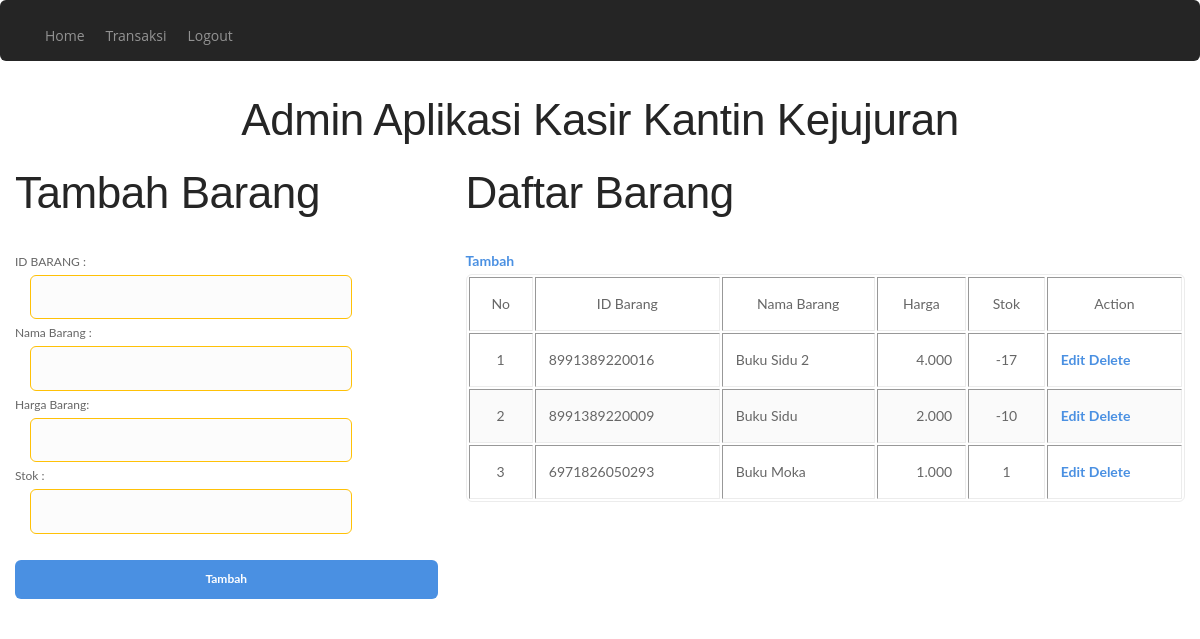
/admin/index.php (signed in), run on the app's committed database.
### tables this page shows
CREATE TABLE `tb_barang` (
  `id_barang` varchar(50) NOT NULL,
  `nama_barang` varchar(50) NOT NULL,
  `harga_barang` int NOT NULL,
  `stok_barang` int NOT NULL,
  `created_at` timestamp NOT NULL DEFAULT CURRENT_TIMESTAMP,
  PRIMARY KEY (`id_barang`)
);

### admin/functions.php (called while the page is built, shortened)
<?php
function rp($angka)
{
    $hasil_rupiah = number_format($angka, 0, ',', '.');
    return $hasil_rupiah;
}

### admin/controllers/view.php (the view, shortened to what this page needs)
<!DOCTYPE html>
<html lang="en">
<head>
</head>
<body>
    <h1>Daftar Barang</h1>
    <table border="1" class="border--round table--alternate-row">
        <thead>
            <tr>
                <td align="center">No</td>
                <td align="center">ID Barang</td>
                <td align="center">Nama Barang</td>
                <td align="center">Harga </td>
                <td align="center">Stok </td>
                <td align="center">Action</td>
            </tr>
        </thead>
        <tbody>
            <a href="index.php?page=add">Tambah</a>
            <?php
            $barang = mysqli_query($conn, "SELECT * FROM tb_barang ORDER BY `created_at` DESC limit 10");
            $no = 1;
            while ($r = mysqli_fetch_array($barang)) {
                echo "<tr>
                <td align='center'>{$no}</td>
                            <td>$r[id_barang]</td>
                            <td>$r[nama_barang]</td>
                            <td align='right'>" . rp($r["harga_barang"]) . "</td>
                            <td align='center'>$r[stok_barang]</td>
                            <td><a href='index.php?page=update&id={$r['id_barang']}'>Edit</a>
                            <a href='index.php?page=delete&id={$r['id_barang']}' onclick=\"return confirm('Yakin Bahwa Data ini Dihapus?')\"  >Delete</a></td>
                    </tr>";
                $no++;
            }
            ?>
        </tbody>
    </table>
</body>
</html>

### data on the page
tb_barang: id_barang "8991389220016", nama_barang "Buku Sidu 2", harga_barang "4.000", stok_barang "-17"
tb_barang: id_barang "8991389220009", nama_barang "Buku Sidu", harga_barang "2.000", stok_barang "-10"
tb_barang: id_barang "6971826050293", nama_barang "Buku Moka", harga_barang "1.000", stok_barang "1"
